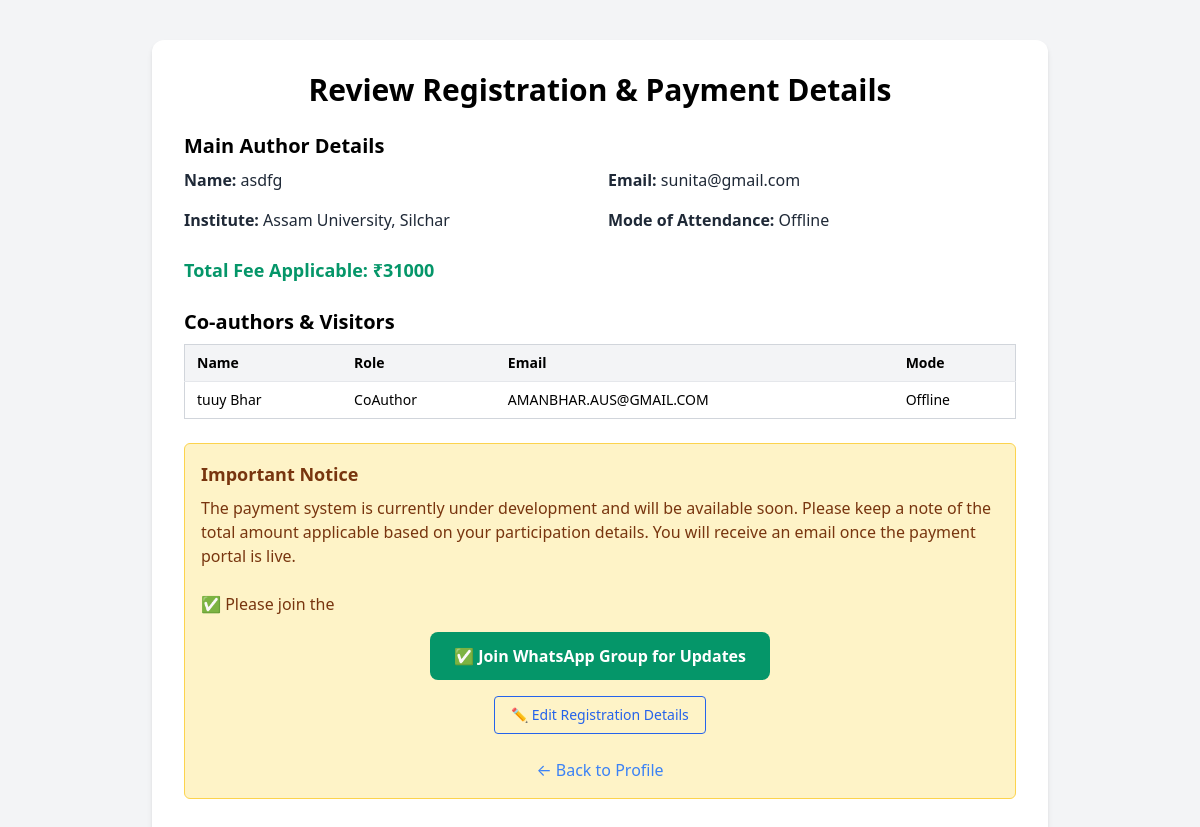
/payment/IBSSC10001/ (signed in), run on the app's committed database.
### conference/models.py (models this page shows, shortened)
class AbstractSubmission(models.Model):
    main_author = models.CharField(max_length=255)
    email = models.EmailField()
    abstract_file = models.FileField(upload_to='abstracts/')
    user = models.ForeignKey(User, on_delete=models.CASCADE)
    paper_id = models.CharField(max_length=15, unique=True, editable=False, blank=True)
    title = models.CharField(max_length=255)
    name = models.CharField(max_length=255)
    INSTITUTE_CHOICES = [
        ('Assam University, Silchar', 'Assam University, Silchar'),
        ('Royal Thimphu College, Bhutan', 'Royal Thimphu College, Bhutan'),
        ('Others', 'Others'),
    ]
    institute = models.CharField(max_length=100, choices=INSTITUTE_CHOICES)
    custom_institute = models.CharField(max_length=255, blank=True, null=True)
    DESIGNATION_CHOICES = [
        ('Student', 'Student'),
        ('Research Scholar', 'Research Scholar'),
        ('Professor', 'Professor'),
        ('Associate Professor', 'Associate Professor'),
        ('Assistant Professor', 'Assistant Professor'),
        ('Corporate', 'Corporate'),
    ]
    designation = models.CharField(max_length=50, choices=DESIGNATION_CHOICES)
    keywords = models.TextField()
    full_paper = models.FileField(upload_to='papers/', blank=True, null=True)
    STATUS_CHOICES = [
        ('PENDING', 'Pending'),
        ('APPROVED', 'Approved'),
        ('REJECTED', 'Rejected'),
    ]
    status = models.CharField(max_length=20, choices=STATUS_CHOICES, default='PENDING')
    submitted_on = models.DateTimeField(auto_now_add=True)
    MODE_CHOICES = [('Online', 'Online'), ('Offline', 'Offline')]
    CATEGORY_CHOICES = [
        ('Academician', 'Academician'),
        ('Corporate', 'Corporate'),
        ('Student', 'Research Scholar / Student'),
        ('NonPresenter', 'Non-presenter / Listener'),
        ('International', 'International (Non-Indian, Non-Bhutanese)')
    ]
    mode_of_participation = models.CharField(max_length=10, choices=MODE_CHOICES, default='Offline')
    category = models.CharField(max_length=30, choices=CATEGORY_CHOICES, default='Student')
    payment_amount = models.IntegerField(default=0)
    payment_status = models.BooleanField(default=False)
    class Meta:
        verbose_name = "Abstract Submission"
        verbose_name_plural = "Abstract Submissions"
        ordering = ['paper_id']

class FinalRegistration(models.Model):
    submission = models.OneToOneField(AbstractSubmission, on_delete=models.CASCADE)
    author_mode = models.CharField(max_length=10, choices=[('Online', 'Online'), ('Offline', 'Offline')])
    author_identity_proof = models.FileField(upload_to='identity_proofs/')
    total_amount = models.IntegerField()
    created_at = models.DateTimeField(auto_now_add=True)

class FinalParticipant(models.Model):
    registration = models.ForeignKey(FinalRegistration, on_delete=models.CASCADE, related_name='participants')
    name = models.CharField(max_length=255)
    email = models.EmailField()
    affiliation = models.CharField(max_length=255)
    role = models.CharField(max_length=20, choices=[('CoAuthor', 'Co-Author'), ('Visitor', 'Visitor')])
    mode = models.CharField(max_length=10, choices=[('Online', 'Online'), ('Offline', 'Offline')])
    identity_proof = models.FileField(upload_to='identity_proofs/', blank=True, null=True)

### conference/views.py (the view)
# urls.py: path('payment/<str:paper_id>/', views.payment_view, name='payment'),
@login_required
def payment_view(request, paper_id):
    submission = get_object_or_404(AbstractSubmission, paper_id=paper_id, user=request.user)
    try:
        registration = FinalRegistration.objects.get(submission=submission)
    except FinalRegistration.DoesNotExist:
        messages.error(request, "Please complete final registration before proceeding to payment.")
        return redirect('checkout', paper_id=paper_id)
    if submission.status != 'APPROVED':
        messages.error(request, "You can only pay after your abstract is approved.")
        return redirect('profile')
    return render(request, 'conference/payment.html', {
        'submission': submission,
        'registration': registration,
        'participants': registration.participants.all(),
        'amount': registration.total_amount
    })

### conference/templates/conference/payment.html (shortened to what this page needs)
{% load static %}
<!DOCTYPE html>
<html lang="en">
<head>
  <link rel="stylesheet" href="https://cdn.jsdelivr.net/npm/tailwindcss@2.2.19/dist/tailwind.min.css">
</head>
<body class="bg-gray-100 py-10 px-4">
  <div class="max-w-4xl mx-auto bg-white rounded-xl shadow-md p-8">
    <h2 class="text-3xl font-bold text-[#a6212a] mb-6 text-center">Review Registration & Payment Details</h2>
    <section class="mb-6">
      <h3 class="text-xl font-semibold mb-2">Main Author Details</h3>
      <div class="grid grid-cols-1 sm:grid-cols-2 gap-4 text-gray-800">
        <div><strong>Name:</strong> {{ submission.name }}</div>
        <div><strong>Email:</strong> {{ submission.user.email }}</div>
        <div><strong>Institute:</strong> {{ submission.institute }}</div>
        <div><strong>Mode of Attendance:</strong> {{ registration.author_mode }}</div>
        <div class="sm:col-span-2 text-lg font-semibold text-green-600 mt-2">
          Total Fee Applicable: ₹{{ registration.total_amount }}
        </div>
      </div>
    </section>
    {% if participants %}
    <section class="mb-6">
      <h3 class="text-xl font-semibold mb-2">Co-authors & Visitors</h3>
      <table class="w-full text-sm border border-gray-300">
        <thead class="bg-gray-100">
          <tr>
            <th class="px-3 py-2 text-left">Name</th>
            <th class="px-3 py-2 text-left">Role</th>
            <th class="px-3 py-2 text-left">Email</th>
            <th class="px-3 py-2 text-left">Mode</th>
          </tr>
        </thead>
        <tbody>
          {% for p in participants %}
          <tr class="border-t">
            <td class="px-3 py-2">{{ p.name }}</td>
            <td class="px-3 py-2">{{ p.role }}</td>
            <td class="px-3 py-2">{{ p.email }}</td>
            <td class="px-3 py-2">{{ p.mode }}</td>
          </tr>
          {% endfor %}
        </tbody>
      </table>
    </section>
    {% endif %}
    <section class="bg-yellow-100 border border-yellow-300 text-yellow-900 p-4 rounded-md mb-6">
      <h4 class="text-lg font-semibold mb-2">Important Notice</h4>
<p>
  The payment system is currently under development and will be available soon.
  Please keep a note of the total amount applicable based on your participation details.
  You will receive an email once the payment portal is live.
  <br><br>
  ✅ Please join the
<div class="text-center mt-4">
  <a href="https://chat.whatsapp.com/CPEaa6ek2ur0q6vL7nHJGT"
     class="btn-whatsapp bg-green-600 hover:bg-green-700 text-white"
     target="_blank"
     style="display: inline-block; padding: 12px 24px; font-size: 16px; border-radius: 8px; font-weight: bold; text-decoration: none;">
    ✅ Join WhatsApp Group for Updates
  </a>
</div>
</p>
    <div class="mt-4 text-center">
      <a href="{% url 'checkout' submission.paper_id %}" class="inline-block px-4 py-2 text-sm text-blue-600 border border-blue-600 rounded hover:bg-blue-50 transition">
        ✏️ Edit Registration Details
      </a>
    </div>
    <div class="mt-6 text-center">
      <a href="{% url 'profile' %}" class="text-blue-500 hover:underline">← Back to Profile</a>
    </div>
  </div>
</body>
</html>

### data on the page
AbstractSubmission: name "asdfg", user.email "sunita@gmail.com", institute "Assam University, Silchar"
FinalRegistration: author_mode "Offline", total_amount "31000"
FinalParticipant: name "tuuy Bhar", role "CoAuthor", email "AMANBHAR.AUS@GMAIL.COM", mode "Offline"
